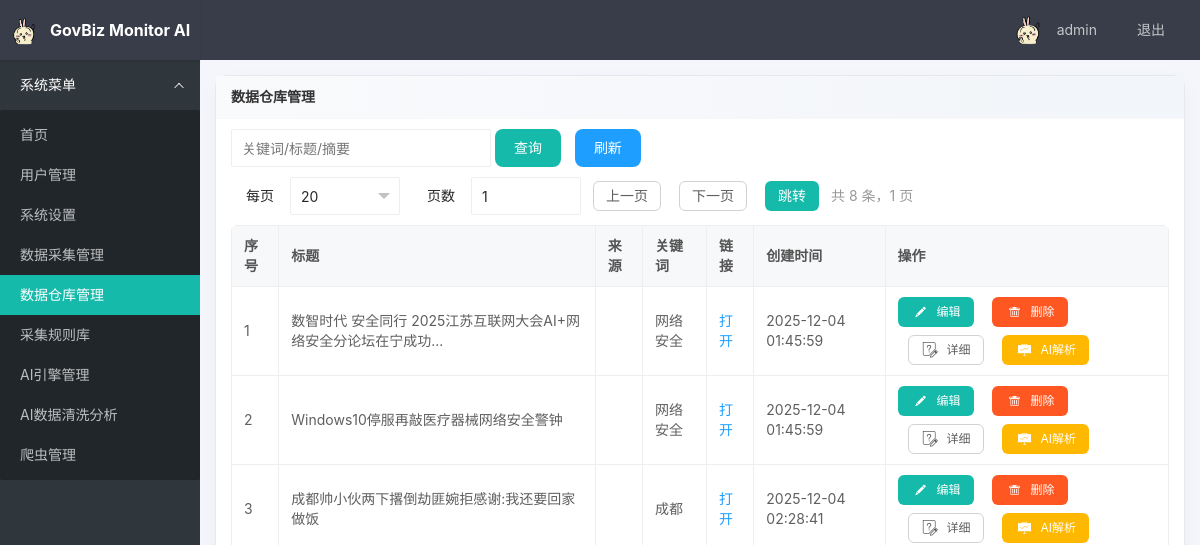
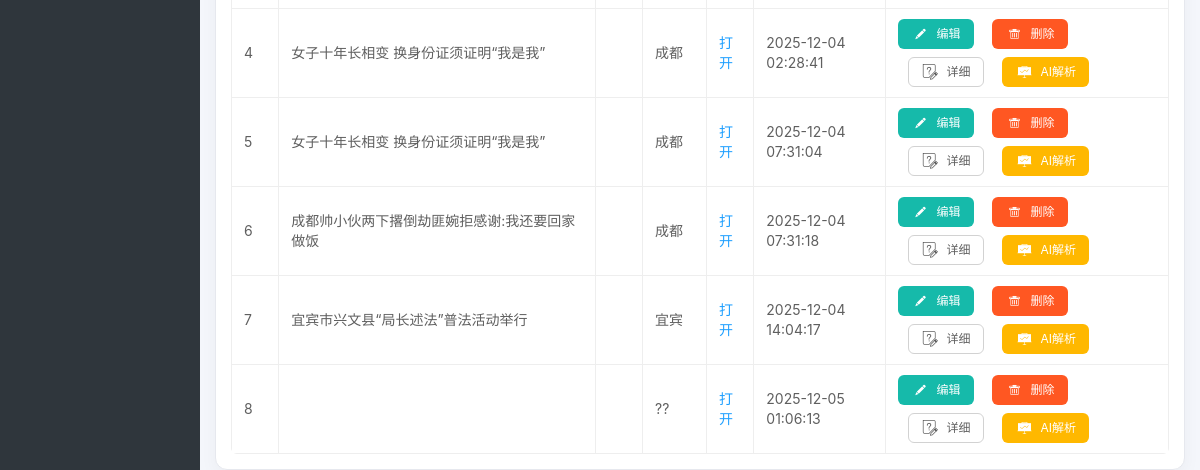
Page /admin/warehouse (signed in) on the earlier database version (2 pictures, top to bottom).
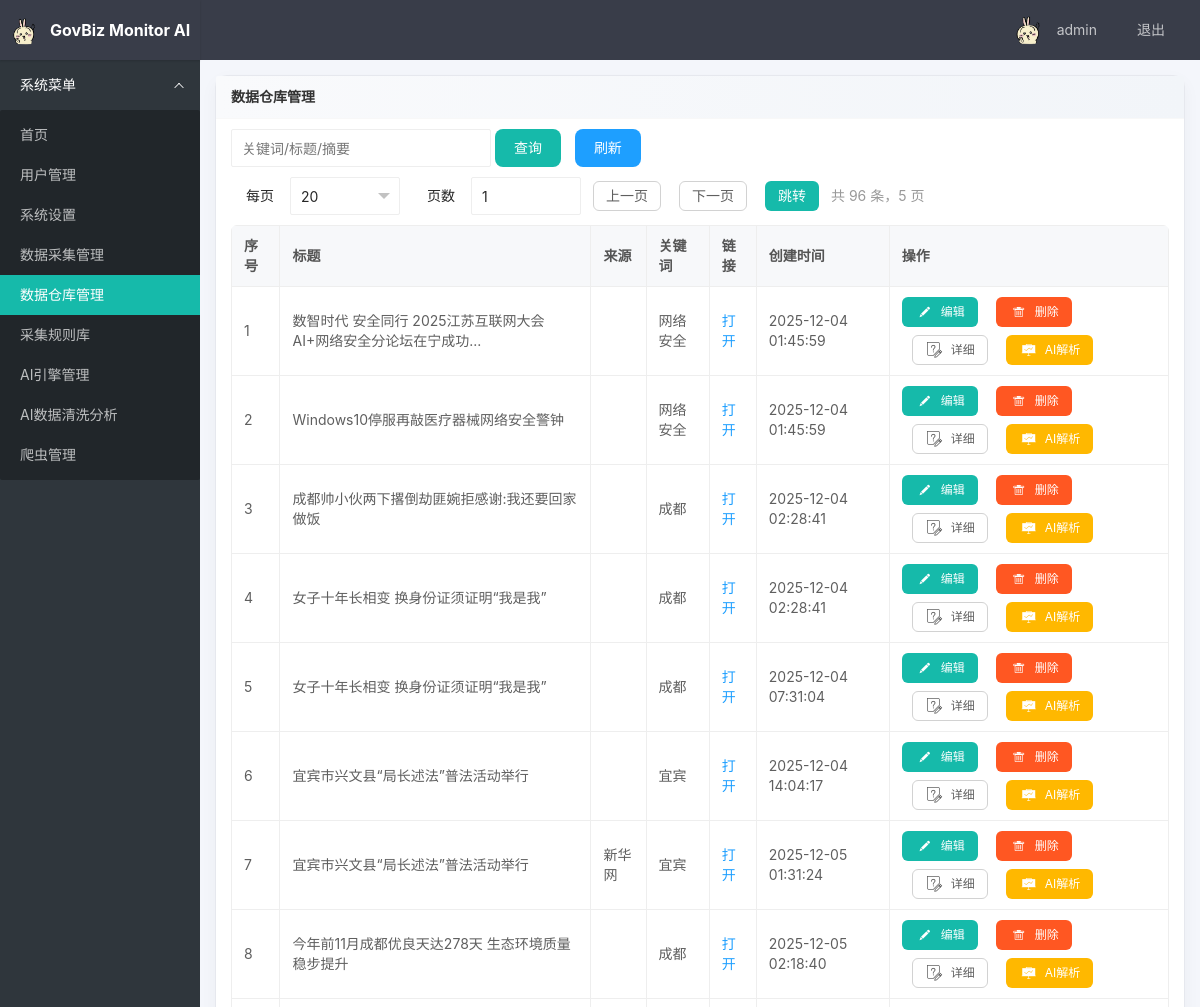
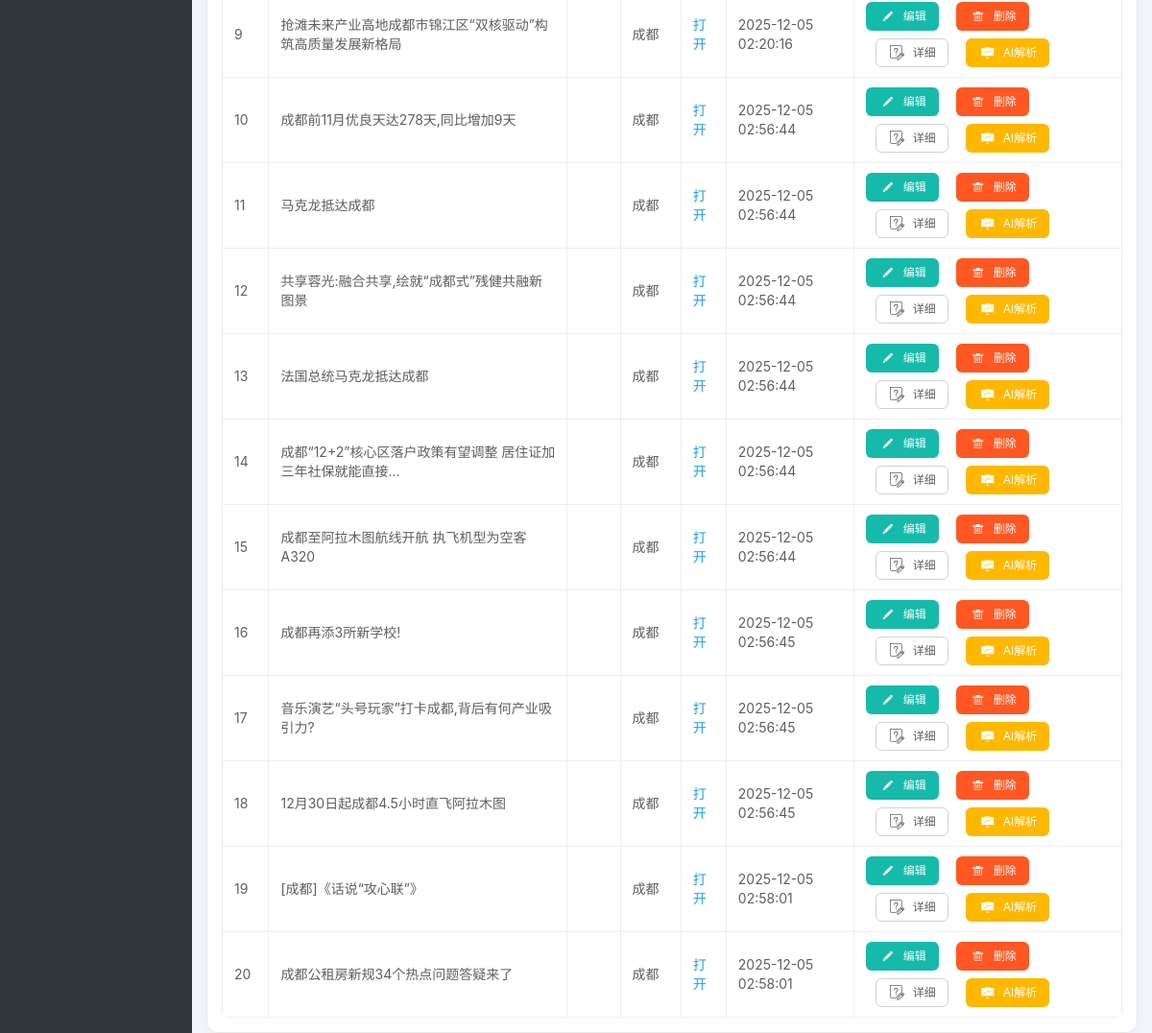
Same page on the later database version (2 pictures, top to bottom).
### tables this page shows
CREATE TABLE settings (
  key text primary key,
  value text
);

CREATE TABLE users (
  id integer primary key autoincrement,
  username text unique not null,
  password_hash text not null,
  role_id integer not null,
  created_at datetime default current_timestamp,
  foreign key (role_id) references roles(id)
);

CREATE TABLE crawl_records (
  id integer primary key autoincrement,
  keyword text,
  title text,
  summary text,
  cover text,
  url text,
  source text,
  created_at datetime default current_timestamp
);

### app/admin.py (the view)
@bp.route('/warehouse')
def warehouse():
    q = request.args.get('q', '').strip()
    page = request.args.get('page', type=int) or 1
    page_size = request.args.get('page_size', type=int) or 20
    if page < 1:
        page = 1
    if page_size < 5:
        page_size = 5
    if page_size > 200:
        page_size = 200
    params = []
    where = ''
    if q:
        where = " where title like ? or summary like ? or keyword like ?"
        params = [f"%{q}%", f"%{q}%", f"%{q}%"]
    total_row = query_one(f"select count(*) as cnt from crawl_records{where}", params)
    total = (total_row and total_row.get('cnt')) or 0
    pages = max(1, (total + page_size - 1) // page_size)
    if page > pages:
        page = pages
    offset = (page - 1) * page_size
    rows = query_all(f"select id, keyword, title, summary, cover, url, source, created_at from crawl_records{where} order by id asc limit ? offset ?", params + [page_size, offset])
    return render_template('admin/warehouse.html', rows=rows, q=q, page=page, page_size=page_size, total=total, pages=pages)

### app/admin.py (called while the page is built)
@bp.before_request
@login_required
def require_admin():
    if not current_user.is_admin:
        flash("无权访问", "error")
        return redirect(url_for('main.index'))

### app/db.py (called while the page is built)
def get_connection():
    conn = sqlite3.connect(str(DATABASE))
    conn.row_factory = sqlite3.Row
    return conn

def query_all(sql, params=None):
    conn = get_connection()
    try:
        cur = conn.execute(sql, params or [])
        rows = cur.fetchall()
        return [dict(row) for row in rows]
    finally:
        conn.close()

def query_one(sql, params=None):
    conn = get_connection()
    try:
        cur = conn.execute(sql, params or [])
        row = cur.fetchone()
        return dict(row) if row else None
    finally:
        conn.close()

### app/models.py (called while the page is built)
    @staticmethod
    def get(user_id):
        sql = """
            select u.id, u.username, u.role_id, r.name as role_name
            from users u
            join roles r on u.role_id = r.id
            where u.id = ?
        """
        row = query_one(sql, [user_id])
        if not row:
            return None
        return User(row['id'], row['username'], row['role_id'], row['role_name'])

    @property
    def is_admin(self):
        return self.role_name == 'admin'

### templates/admin/warehouse.html (shortened to what this page needs)
{% extends "base.html" %}
{% block content %}
<div class="layui-card">
  <div class="layui-card-header">数据仓库管理</div>
  <div class="layui-card-body">
    <div class="layui-form" style="margin-bottom:10px">
      <div class="layui-inline">
        <input type="text" id="q" value="{{ q }}" placeholder="关键词/标题/摘要" class="layui-input" style="width:260px">
      </div>
      <div class="layui-inline">
        <button class="layui-btn" id="btnSearch">查询</button>
        <button class="layui-btn layui-btn-normal" id="btnRefresh">刷新</button>
      </div>
    </div>
    <div class="layui-form" style="margin-bottom:10px;display:flex;gap:12px;align-items:center;flex-wrap:wrap">
      <div class="layui-inline" style="display:flex;align-items:center;gap:8px">
        <label class="layui-form-label" style="width:auto;padding-right:8px">每页</label>
        <div class="layui-input-inline" style="width:110px">
        </div>
      </div>
      <div class="layui-inline" style="display:flex;align-items:center;gap:8px">
        <label class="layui-form-label" style="width:auto;padding-right:8px">页数</label>
        <div class="layui-input-inline" style="width:110px">
          <input type="number" id="pageInput" value="{{ page }}" min="1" max="{{ pages }}" class="layui-input">
        </div>
      </div>
      <div class="layui-inline op-actions">
        <button class="layui-btn layui-btn-primary" id="btnPrev">上一页</button>
        <button class="layui-btn layui-btn-primary" id="btnNext">下一页</button>
        <button class="layui-btn" id="btnGo">跳转</button>
      </div>
      <div class="layui-inline" style="color:#999">共 {{ total }} 条，{{ pages }} 页</div>
    </div>
    <table class="layui-table">
      <thead>
        <tr>
          <th>序号</th>
          <th>标题</th>
          <th>来源</th>
          <th>关键词</th>
          <th>链接</th>
          <th>创建时间</th>
          <th>操作</th>
        </tr>
      </thead>
      <tbody>
        {% for r in rows %}
        <tr data-id="{{ r.id }}" data-cover="{{ r.cover or '' }}">
          <td>{{ loop.index }}</td>
          <td>{{ r.title }}</td>
          <td>{{ r.source }}</td>
          <td>{{ r.keyword }}</td>
          <td><a href="{{ r.url }}" target="_blank">打开</a></td>
          <td>{{ r.created_at }}</td>
          <td>
            <div class="op-actions">
              <button class="layui-btn layui-btn-sm" data-action="edit"><i
                  class="layui-icon layui-icon-edit"></i>编辑</button>
              <button class="layui-btn layui-btn-sm layui-btn-danger" data-action="del"><i
                  class="layui-icon layui-icon-delete"></i>删除</button>
              <button class="layui-btn layui-btn-sm layui-btn-primary" data-action="detail"><i
                  class="layui-icon layui-icon-survey"></i>详细</button>
              <button class="layui-btn layui-btn-sm layui-btn-warm" data-action="analyze"><i
                  class="layui-icon layui-icon-chart-screen"></i>AI解析</button>
            </div>
          </td>
        </tr>
        {% endfor %}
      </tbody>
    </table>
  </div>
  {% endblock %}

### templates/base.html (shortened to what this page needs)
<!DOCTYPE html>
<html>
<head>
    <link rel="stylesheet" href="{{ url_for('static', filename='layui-v2.13.2/layui/css/layui.css') }}">
    <link rel="stylesheet" href="{{ url_for('static', filename='css/app.css') }}">
</head>
<body class="layui-layout-body">
    <div class="layui-layout layui-layout-admin">
        <div class="layui-header">
            <div class="layui-logo">
                <img src="{{ settings.app_logo }}" alt="logo"
                    style="height:28px;vertical-align:middle;margin-right:8px">
                {{ settings.app_name }}
            </div>
            <ul class="layui-nav layui-layout-right">
                <li class="layui-nav-item">
                    <a href="javascript:;">
                        <img src="{{ settings.app_logo }}" class="layui-nav-img" alt="avatar">
                        {{ current_user.username }}
                    </a>
                </li>
                <li class="layui-nav-item"><a href="{{ url_for('auth.logout') }}">退出</a></li>
            </ul>
        </div>
        <div class="layui-side layui-bg-black">
            <div class="layui-side-scroll">
                <ul class="layui-nav layui-nav-tree" lay-filter="side">
                    <li class="layui-nav-item layui-nav-itemed">
                        <a href="javascript:;">系统菜单</a>
                        <dl class="layui-nav-child">
                            <dd><a href="{{ url_for('main.index') }}">首页</a></dd>
                            {% if current_user.is_admin %}
                            <dd><a href="{{ url_for('admin.user_list') }}">用户管理</a></dd>
                            <dd><a href="{{ url_for('admin.settings') }}">系统设置</a></dd>
                            <dd><a href="{{ url_for('admin.crawl_manage') }}">数据采集管理</a></dd>
                            <dd><a href="{{ url_for('admin.warehouse') }}">数据仓库管理</a></dd>
                            <dd><a href="{{ url_for('admin.rules') }}">采集规则库</a></dd>
        <dd><a href="{{ url_for('admin.ai_engines') }}">AI引擎管理</a></dd>
        <dd><a href="{{ url_for('admin.ai_tools') }}">AI数据清洗分析</a></dd>
                            <dd><a href="{{ url_for('admin.crawlers') }}">爬虫管理</a></dd>
                            {% endif %}
                        </dl>
                    </li>
                </ul>
            </div>
        </div>
        <div class="layui-body" style="padding: 15px;">
            {% block content %}{% endblock %}
        </div>
    </div>
</body>
</html>

### static/css/app.css (style rules this page uses)
:root { --brand: #38A39A; --brand2: #5FB878; --bg: #f7f8fa; --text: #333; --muted: #888; --card: #ffffff; --border: #e6e8ee }
body { background: #f4f6fb }
.layui-card { border: 1px solid var(--border); border-radius: 12px; box-shadow: 0 6px 18px rgba(0, 0, 0, 0.04) }
.layui-card-header { background: linear-gradient(90deg, #f9fafc, #f2f5f9); font-weight: 600 }
.layui-btn { border-radius: 8px; transition: transform .08s ease }
.op-actions .layui-btn { height: 32px; line-height: 32px; padding: 0 14px }

### templates/base.html (style rules this page uses)
.layui-layout-admin .layui-header { background-color: #393D49; }
.layui-logo { color: #fff !important; font-weight: bold; }
.layui-table { border-radius: 6px; overflow: hidden; }
.layui-table thead th { background: #f7f8fa; color: #555; font-weight: 600; }
.layui-table td, .layui-table th { padding: 10px 12px; }
.layui-table td { vertical-align: middle; }
.layui-table a { color: #1E9FFF; }
.op-actions { display: flex; gap: 8px; flex-wrap: wrap; align-items: center; }
.op-actions .layui-btn { display: inline-flex; align-items: center; gap: 6px; height: 30px; line-height: 30px; padding: 0 12px; border-radius: 6px; }
.op-actions .layui-btn i { font-size: 16px; }

Differences in the rows shown:
removed crawl_records: title "成都帅小伙两下撂倒劫匪婉拒感谢:我还要回家做饭", keyword "成都", created_at "2025-12-04 07:31:18"
removed crawl_records: keyword "??", created_at "2025-12-05 01:06:13"
added crawl_records: title "宜宾市兴文县“局长述法”普法活动举行", source "新华网", keyword "宜宾", created_at "2025-12-05 01:31:24"
added crawl_records: title "今年前11月成都优良天达278天 生态环境质量稳步提升", keyword "成都", created_at "2025-12-05 02:18:40"
added crawl_records: title "抢滩未来产业高地成都市锦江区“双核驱动”构筑高质量发展新格局", keyword "成都", created_at "2025-12-05 02:20:16"
added crawl_records: title "成都前11月优良天达278天,同比增加9天", keyword "成都", created_at "2025-12-05 02:56:44"
added crawl_records: title "马克龙抵达成都", keyword "成都", created_at "2025-12-05 02:56:44"
added crawl_records: title "共享蓉光:融合共享,绘就“成都式”残健共融新图景", keyword "成都", created_at "2025-12-05 02:56:44"
added crawl_records: title "法国总统马克龙抵达成都", keyword "成都", created_at "2025-12-05 02:56:44"
added crawl_records: title "成都“12+2”核心区落户政策有望调整 居住证加三年社保就能直接...", keyword "成都", created_at "2025-12-05 02:56:44"
added crawl_records: title "成都至阿拉木图航线开航 执飞机型为空客A320", keyword "成都", created_at "2025-12-05 02:56:44"
added crawl_records: title "成都再添3所新学校!", keyword "成都", created_at "2025-12-05 02:56:45"
added crawl_records: title "音乐演艺“头号玩家”打卡成都,背后有何产业吸引力?", keyword "成都", created_at "2025-12-05 02:56:45"
added crawl_records: title "12月30日起成都4.5小时直飞阿拉木图", keyword "成都", created_at "2025-12-05 02:56:45"
added crawl_records: title "[成都]《话说“攻心联”》", keyword "成都", created_at "2025-12-05 02:58:01"
added crawl_records: title "成都公租房新规34个热点问题答疑来了", keyword "成都", created_at "2025-12-05 02:58:01"
Other differences:
{{ total }}: "8" → "96"
{{ pages }}: "1" → "5"
